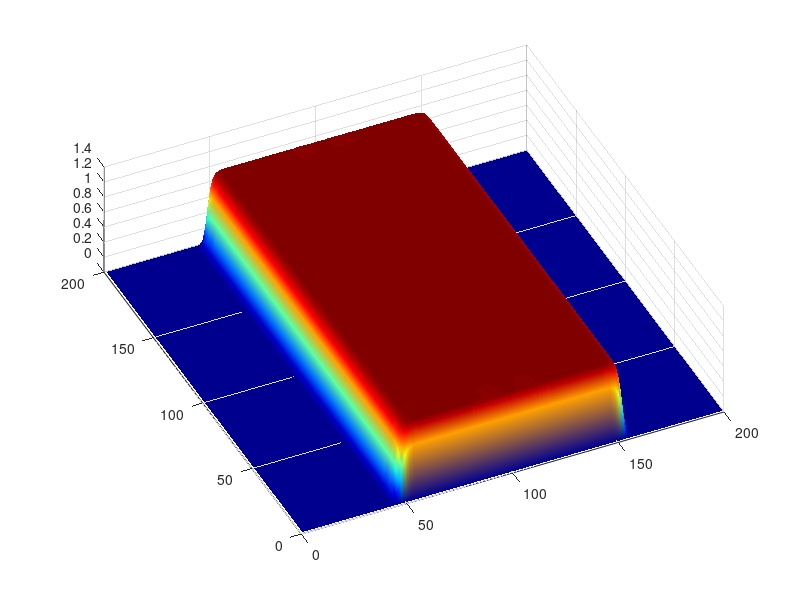

This chart was generated by the following MATLAB code:
% Solve: u_t=D*(u_{xx}+u_{yy})+gamma*q(u) where q(u)='u.*(1-u)';
%
% The solution of this PDE is obtained by the finite difference
% method, assuming dx=dy=dt=1.

% ----------------------------------------------------
function kpp(n)
% Default the domain size n by n
if nargin<1, n=200; end

% Initialize parameters
% ---- time=100, D=0.2; gamma=0.5; -------------------

time=100; D=0.2; gamma=0.5;

% ---- Initial values for u --------------
% Non-zero on a compact set
% u=zeros(n);  grad=u*0;
% u(n/2, n/2) = 1E-5;

% Random
% u=rand(n);   grad=u*0;

% Uniformly 1
% u=ones(n);     grad=u*0;

% Nonzero on a strip
u = [zeros(n, 90) 0.9*ones(n, 20) zeros(n, 90)];
grad = u*0;

% Vectorization/index for u(i,j) and the loop --------
I = 2:n-1; J = 2:n-1;

for step=1:time,
% Laplace gradient of the equation
 grad(I,J)= u(I,J-1)+u(I,J+1)+u(I-1,J)+u(I+1,J);
 u =(1-4*D)*u+D*grad+gamma*u.*(1-u);
 pcolor(u);  shading interp;
 colorbar; colormap hsv;
 drawnow;
end

surf(u);
shading interp; colormap jet;
view([-25 70]);
